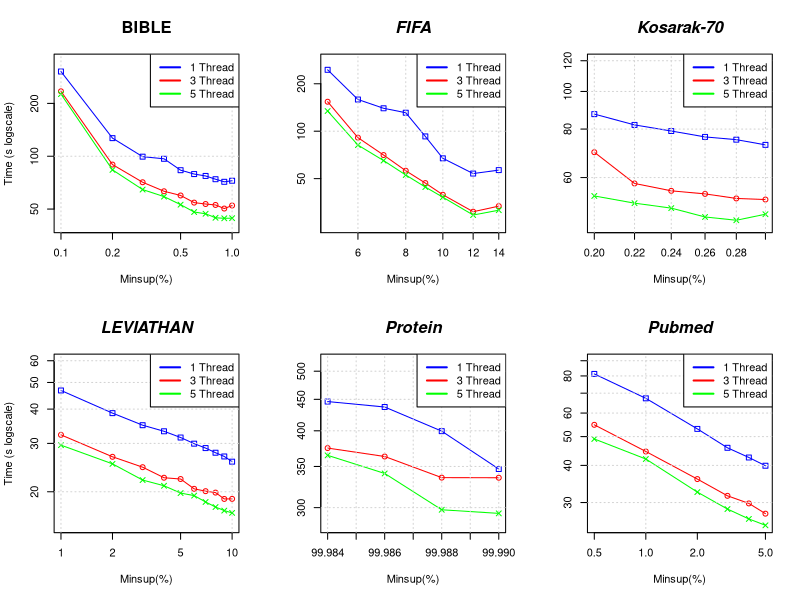

Write the R code that produced this figure.

#png(file="mygraphic.png",width=1259,height=756)
par(mfrow=c(2,3))
# 300 partitions everywhere (except PPIC, of course)

#BIBLE 
#DATA
x <- rev(c(0.001, 0.002, 0.003, 0.004, 0.005, 0.006, 0.007, 0.008, 0.009, 0.01)*100)

PPIC1 <- c(72493, 71476, 73961, 77192, 79149, 83273, 96695, 99406, 126792, 303826)/1000
PPIC2 <- c(52387, 50332, 52763, 53414, 54407, 59751, 63141, 71065, 89616, 234301)/1000
PPIC3 <- c(44362, 44295, 44588, 46997, 48096, 52959, 58870, 64556, 83601, 225868)/1000

#PLOT
plot(x,PPIC1, log = "xy", type="o", pch=0, xlab="Minsup(%)", ylab="Time (s logscale)", col="blue", ylim=c(40, 350))
lines(x,PPIC2, col="red", type="o", pch=1)
lines(x,PPIC3, col="green", type="o", pch=4)
title(main="BIBLE", cex.lab=1.5, cex.axis=1.5, cex.main=1.5, cex.sub=1.5)
grid()
legend("topright", legend=c("1 Thread", "3 Thread", "5 Thread"), lty=c(1,1),lwd=c(2,2), col=c("blue","red", "green"), cex = 1)

#FIFA 
#DATA
x <- rev(c(0.05, 0.06, 0.07, 0.08, 0.09, 0.10, 0.12, 0.14)*100)

PPIC1 <- c(56639, 53848, 67270, 92645, 130974, 139763, 158870, 245169)/1000
PPIC2 <- c(33459, 30840, 39498, 46861, 56113, 70569, 90993, 153817)/1000
PPIC3 <- c(31530, 29376, 38102, 44212, 52707, 65089, 81623, 134263)/1000

#PLOT
plot(x,PPIC1, log = "xy", type="o", pch=0, xlab="Minsup(%)", ylab="", col="blue", ylim=c(25, 280))
lines(x,PPIC2, col="red", type="o", pch=1)
lines(x,PPIC3, col="green", type="o", pch=4)
title(main="FIFA", font.main=4, cex.lab=1.5, cex.axis=1.5, cex.main=1.5, cex.sub=1.5)
grid()
legend("topright", legend=c("1 Thread", "3 Thread", "5 Thread"), lty=c(1,1),lwd=c(2,2), col=c("blue","red", "green"), cex = 1)

#KOSARAK 
#DATA
x <- rev(c(0.0020, 0.0022, 0.0024, 0.0026, 0.0028, 0.0030)*100)

PPIC1 <- c(72853, 75134, 76364, 79079, 82005, 87426)/1000
PPIC2 <- c(52670, 53016, 54463, 55461, 57930, 69746)/1000
PPIC3 <- c(48279, 46581, 47492, 50055, 51547, 53801)/1000

#PLOT
plot(x,PPIC1, log = "xy", type="o", pch=0, xlab="Minsup(%)", ylab="", col="blue", ylim=c(45, 120))
lines(x,PPIC2, col="red", type="o", pch=1)
lines(x,PPIC3, col="green", type="o", pch=4)
title(main="Kosarak-70", font.main=4, cex.lab=1.5, cex.axis=1.5, cex.main=1.5, cex.sub=1.5)
grid()
legend("topright", legend=c("1 Thread", "3 Thread", "5 Thread"), lty=c(1,1),lwd=c(2,2), col=c("blue","red", "green"), cex = 1)

#LEVIATHAN 
#DATA
x <- rev(c(0.01, 0.02, 0.03, 0.04, 0.05, 0.06, 0.07, 0.08, 0.09, 0.1)*100)

PPIC1 <- c(25739, 26887, 27743, 28844, 29933, 31517, 33208, 34944, 38670, 46764)/1000
PPIC2 <- c(18844, 18832, 19859, 20097, 20498, 22255, 22495, 24574, 26813, 32225)/1000
PPIC3 <- c(16754, 17075, 17594, 18358, 19363, 19778, 21032, 22060, 25269, 29559)/1000

#PLOT
plot(x,PPIC1, log = "xy", type="o", pch=0, xlab="Minsup(%)", ylab="Time (s logscale)", col="blue", ylim=c(15, 60))
lines(x,PPIC2, col="red", type="o", pch=1)
lines(x,PPIC3, col="green", type="o", pch=4)
title(main="LEVIATHAN", font.main=4, cex.lab=1.5, cex.axis=1.5, cex.main=1.5, cex.sub=1.5)
grid()
legend("topright", legend=c("1 Thread", "3 Thread", "5 Thread"), lty=c(1,1),lwd=c(2,2), col=c("blue","red", "green"), cex = 1)

#PROTEIN 
#DATA
x <- rev(c(0.99984, 0.99986, 0.99988, 0.9999)*100)

PPIC1 <- c(346658, 399486, 437277, 446292)/1000
PPIC2 <- c(335547, 335677, 363314, 374943)/1000
PPIC3 <- c(293632, 297613, 340955, 364871)/1000

#PLOT
plot(x,PPIC1, log = "xy", type="o", pch=0, xlab="Minsup(%)", ylab="", col="blue", ylim=c(280, 520))
lines(x,PPIC2, col="red", type="o", pch=1)
lines(x,PPIC3, col="green", type="o", pch=4)
title(main="Protein", font.main=4, cex.lab=1.5, cex.axis=1.5, cex.main=1.5, cex.sub=1.5)
grid()
legend("topright", legend=c("1 Thread", "3 Thread", "5 Thread"), lty=c(1,1),lwd=c(2,2), col=c("blue","red", "green"), cex = 1)

#PUBMED 
#DATA
x <- rev(c(0.005, 0.01, 0.02, 0.03, 0.04, 0.05)*100)

PPIC1 <- c(39894, 42527, 45842, 53072, 67256, 81245)/1000
PPIC2 <- c(27522, 29793, 31602, 35979, 44553, 54778)/1000
PPIC3 <- c(25145, 26419, 28519, 32524, 42028, 49093)/1000

#PLOT
plot(x,PPIC1, log = "xy", type="o", pch=0, xlab="Minsup(%)", ylab="", col="blue", ylim=c(25, 90))
lines(x,PPIC2, col="red", type="o", pch=1)
lines(x,PPIC3, col="green", type="o", pch=4)
title(main="Pubmed", font.main=4, cex.lab=1.5, cex.axis=1.5, cex.main=1.5, cex.sub=1.5)
grid()
legend("topright", legend=c("1 Thread", "3 Thread", "5 Thread"), lty=c(1,1),lwd=c(2,2), col=c("blue","red", "green"), cex = 1)

#dev.off()
